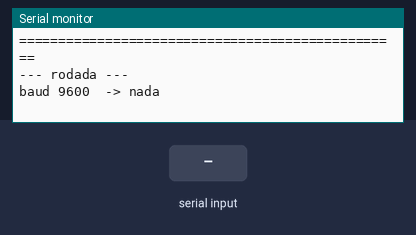
A sketch run on a simulated Arduino Mega 2560, built with avr-gcc and run on an emulated ATmega2560. Parts: the last lines printed to the serial monitor. The inputs (shaded band) are chosen by the test bench.

Above: at 1.2 s.
1.3 s: "1" received over the second serial link
At 2.4 s:
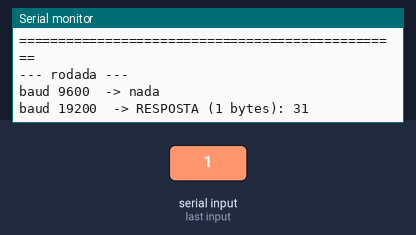
3.2 s: "0" received over the second serial link
At 4.2 s:
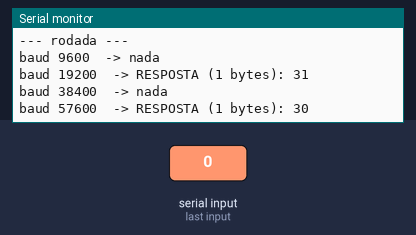
4.7 s: "2" received over the second serial link
At 5.9 s:
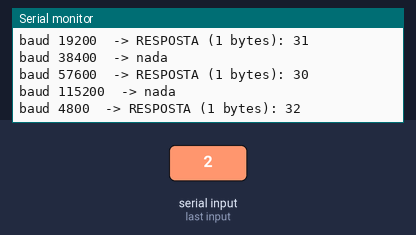
Timing chart, 0 to 7.7 s (numbered marks = the images above; inputs shaded):
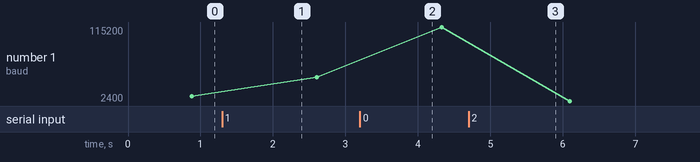

The sketch:

lora_scan.ino
```cpp
/*
 * LoRaMESH - DIAGNOSTICO: varre baud rates e escuta QUALQUER resposta.
 * ---------------------------------------------------------------------------
 * Para cada baud, envia o comando "ler ID local" (0xE2) na Serial2 e escuta
 * ~800ms. Imprime em HEX tudo que voltar. Se algum baud responder, achamos
 * o baud certo. Se NENHUM responder em nenhum baud -> e' fiacao/energia.
 *
 * Modulo na Serial2:  GIGA 18(TX2)->modulo pino2(RX_1) ; GIGA 19(RX2)->modulo pino3(TX_1)
 *                     VCC->3V3 ; GND->GND
 */

const long BAUDS[] = {9600, 19200, 38400, 57600, 115200, 4800, 2400};
const int  NBAUDS  = sizeof(BAUDS) / sizeof(BAUDS[0]);

// Frame "local read" (id=0, cmd=0xE2, payload 00 00 00, CRC 15 B8) - o mesmo
// que a lib gera; enviamos cru para nao depender de nada.
const uint8_t CMD_LOCALREAD[] = {0x00, 0x00, 0xE2, 0x00, 0x00, 0x00, 0x15, 0xB8};

void setup() {
  Serial.begin(115200);
  unsigned long s = millis();
  while (!Serial && (millis() - s < 4000)) { }
  Serial.println();
  Serial.println("=================================================");
  Serial.println(" LoRaMESH - VARREDURA DE BAUD (Serial2, pinos 18/19)");
  Serial.println("=================================================");
}

void tryBaud(long baud) {
  Serial2.begin(baud);
  delay(60);
  while (Serial2.available()) Serial2.read();   // limpa lixo

  Serial2.write(CMD_LOCALREAD, sizeof(CMD_LOCALREAD));
  Serial2.flush();

  uint8_t buf[64];
  int n = 0;
  unsigned long t0 = millis();
  while (millis() - t0 < 800 && n < (int)sizeof(buf)) {
    if (Serial2.available()) buf[n++] = Serial2.read();
  }

  Serial.print("baud ");
  Serial.print(baud);
  if (n == 0) {
    Serial.println("  -> nada");
  } else {
    Serial.print("  -> RESPOSTA (");
    Serial.print(n);
    Serial.print(" bytes): ");
    for (int i = 0; i < n; i++) {
      if (buf[i] < 0x10) Serial.print('0');
      Serial.print(buf[i], HEX);
      Serial.print(' ');
    }
    Serial.println();
  }
  Serial2.end();
}

void loop() {
  Serial.println("\n--- rodada ---");
  for (int i = 0; i < NBAUDS; i++) tryBaud(BAUDS[i]);
  delay(2500);
}
```

Measured:
- after the input at 1.3 s, the serial monitor: prints a new line after 0.44 s (image 1)
- after the input at 3.2 s, the serial monitor: prints a new line after 0.27 s (image 2)
- after the input at 4.7 s, the serial monitor: prints a new line after 0.50 s (image 3)
